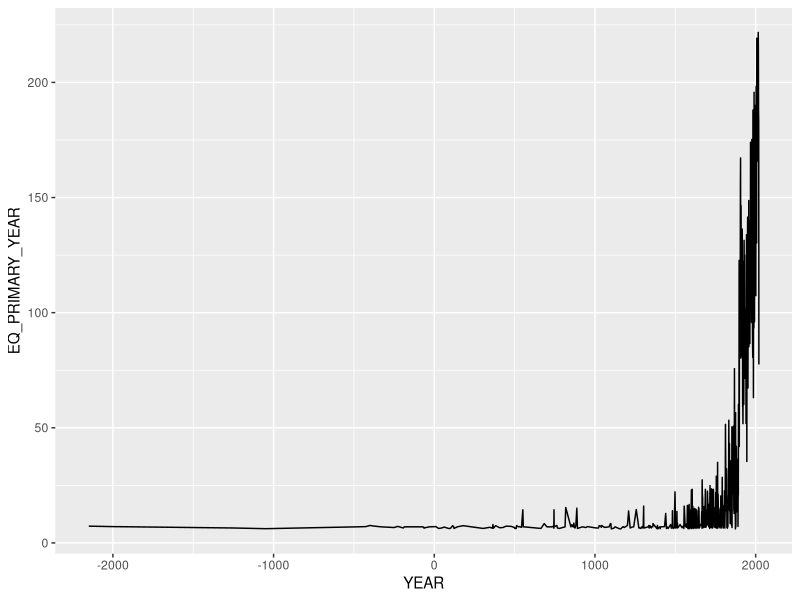

Here is the R script that generated this plot: (Note: this script raises an error after producing the figure.)
library(tidyr)
library(dplyr)
library(ggplot2)
#1.1
data = read.delim(file="signif.txt", header = T)
Sig_Eqs=as_tibble(data)


#1.2
Sig_Eqs %>% 
  select(COUNTRY,TOTAL_DEATHS) %>% 
  group_by(COUNTRY) %>% 
  summarise(country_total_death = sum(TOTAL_DEATHS,na.rm = T)) %>% 
  arrange(desc(country_total_death)) 


#1.3
Sig_Eqs %>%
  select(EQ_PRIMARY,YEAR) %>% 
  filter(EQ_PRIMARY>6.0)%>% 
  group_by(YEAR) %>% 
  summarise(EQ_PRIMARY_YEAR=sum(EQ_PRIMARY,na.rm = T)) %>% 
  
  ggplot(aes(x=YEAR,y=EQ_PRIMARY_YEAR)) + 
  geom_line()
#分析：
#从曲线图中可以看出，6级以上的地震发生频率不断增加，公元1800年以后更是
#成指数增长。我觉得原因有2个：首先是古时的数据不完整，很多数据没有被记录
#或数据丢失；第二是近几百年来地壳变得更活跃了。

#1.4
#函数
CountEq_LargestEq<-function(country){
  num_eq<-Sig_Eqs %>% 
    filter(COUNTRY==country)%>% 
    nrow()
  max_eq<-Sig_Eqs %>%
    filter(COUNTRY==country)%>%
    filter(EQ_PRIMARY == max(EQ_PRIMARY,na.rm = T))%>% 
    mutate(date=paste(YEAR,MONTH,DAY,sep = "-"))%>% 
    pull(date)
  list<-list(num_eq,max_eq)
  return(list)
}

#将数据输入数据框，再转换成tibble表
country<-unique(Sig_Eqs$COUNTRY)
number_eq<-c()
country_eq<-c()
date_max_eq<-c()
for(i in country){
  a<-as.numeric(CountEq_LargestEq(i)[1])
  b<-i
  c<-CountEq_LargestEq(i)[2]
  number_eq <-c(number_eq,a)
  country_eq<-c(country_eq,b)
  date_max_eq<-c(date_max_eq,c)
}
df1<-data.frame(country_eq,number_eq,date_max_eq)

#对新列表进行降序
tbl_new<-as_tibble(df1)
tbl_new %>% 
  arrange(desc(number_eq))
